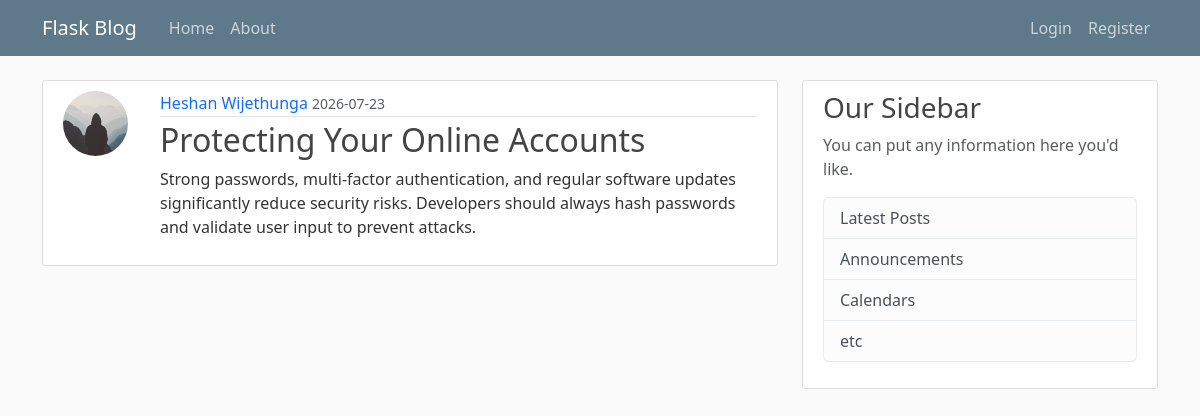
The page /post/12 on the database its author committed.
### flaskblog/models.py (models this page shows, shortened)
class User(db.Model, UserMixin):
    id = db.Column(db.Integer, primary_key=True)
    username = db.Column(db.String(20), unique=True, nullable=False)
    email = db.Column(db.String(120), unique=True, nullable=False)
    image_file = db.Column(db.String(20), nullable=False, default='default.jpg')
    password = db.Column(db.String(60), nullable=False)
    posts = db.relationship('Post', backref='author', lazy=True)

class Post(db.Model):
    id = db.Column(db.Integer, primary_key=True)
    title = db.Column(db.String(100), nullable=False)
    date_posted = db.Column(db.DateTime, nullable=False, default=datetime.utcnow)
    content = db.Column(db.Text, nullable=False)
    user_id = db.Column(db.Integer, db.ForeignKey('user.id'), nullable=False)

### flaskblog/routes.py (the view)
@app.route("/post/<int:post_id>")
def post(post_id):
    post = Post.query.get_or_404(post_id)
    return render_template('post.html', title=post.title, post=post)

### flaskblog/templates/post.html (shortened to what this page needs)
{% extends "layout.html" %}
{% block content %}
    <article class="content-section">
        <div class="post-container">
            <img class="rounded-circle article-img" src="{{ url_for('static', filename='profile_pics/' + post.author.image_file) }}" alt="Profile picture">
            <div class="post-content">
                <div class="article-metadata">
                    <a class="author-name" href="#">{{ post.author.username }}</a>
                    <small class="text-muted">{{ post.date_posted.strftime('%Y-%m-%d') }}</small>
                </div>
                <h2><a class="article-title" href="#">{{ post.title }}</a></h2>
                <p class="article-content">{{ post.content }}</p>
            </div>
         </div>
    </article>
{% endblock content %}

### flaskblog/static/main.css (style rules this page uses)
body { background: #fafafa; color: #333333; margin-top: 5rem; }
h1, h2, h3, h4, h5, h6 { color: #444444; }
.content-section { background: #ffffff; padding: 10px 20px; border: 1px solid #dddddd; border-radius: 3px; margin-bottom: 20px; }
.post-container { display: flex; gap: 16px; align-items: flex-start; }
.post-content { flex: 1; }
.article-title { color: #444444; }
a.article-title { text-decoration: none; }
.content-section a, .text-muted a { text-decoration: none; }
.article-content { white-space: pre-line; }
.article-img { height: 65px; width: 65px; margin-right: 16px; }
.article-metadata { padding-bottom: 1px; margin-bottom: 4px; border-bottom: 1px solid #e3e3e3 }
.article-metadata a { text-decoration: none; }

### rows shown on the page
User: image_file (placeholder picture), author.username "Heshan Wijethunga"
Post: date_posted "2026-07-23", title "Protecting Your Online Accounts", content "Strong passwords, multi-factor authentication, and regular software updates significantly reduce security risks. Developers should always hash passwords and validate user input to prevent attacks."
